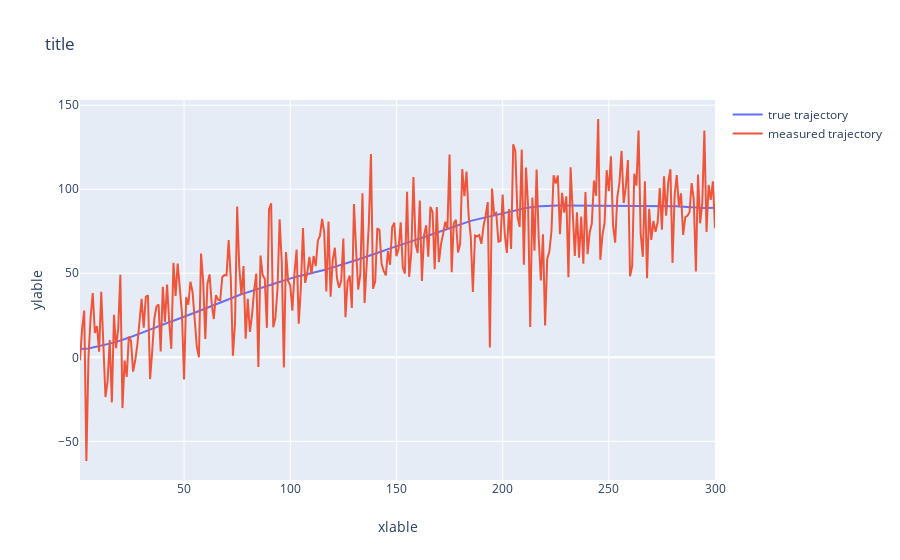

Notebook code cell kept with this figure:
### Code cell
plot(2, [num_points, num_points], [X, z],
     legend=['true trajectory', 'measured trajectory'])

### Figure 1 — Plotly figure (JSON) as saved in the notebook; plotly's stock layout.template omitted (floating-point values rounded to 4 significant figures; data arrays with more than 128 entries replaced by an {"elided": "..."} marker saying what was removed)
{"data": [{"mode": "lines", "name": "true trajectory", "showlegend": true, "type": "scatter", "x": {"elided": "300 int values"}, "y": {"elided": "300 float values"}}, {"mode": "lines", "name": "measured trajectory", "showlegend": true, "type": "scatter", "x": {"elided": "300 int values"}, "y": {"elided": "300 float values"}}], "layout": {"title": {"text": "title"}, "xaxis": {"title": {"text": "xlable"}}, "yaxis": {"title": {"text": "ylable"}}}}
